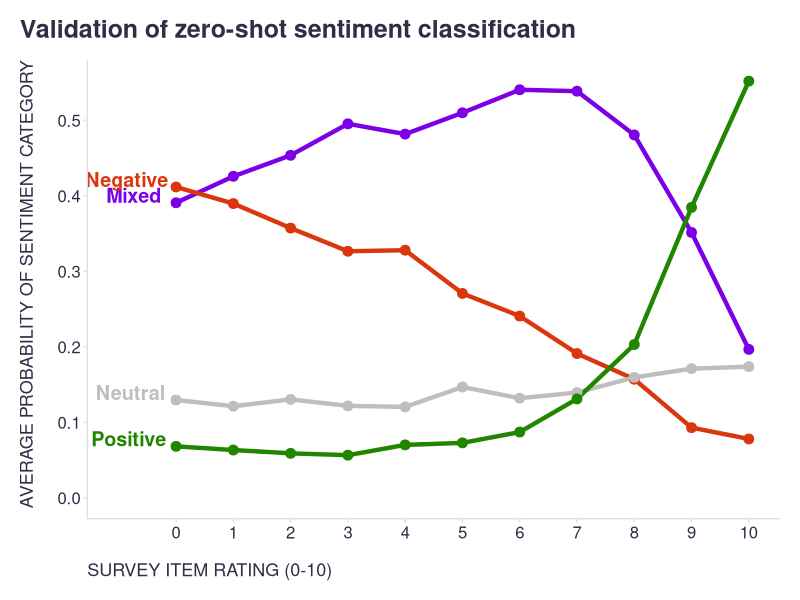

Here is the R script that generated this plot:
## ---- chunk 1

library(tidyverse)
library(readr)

mydata <- readr::read_csv("./mydata.csv")

label_data <- mydata %>% 
  dplyr::group_by(sentiment_category) %>% 
  dplyr::slice(1)

mydata %>% 
  ggplot2::ggplot(aes(x = Score, y = avg_sentiment_score, color = sentiment_category)) +
  ggplot2::geom_line(linewidth = 1.5) +
  ggplot2::geom_point(size = 3) +
  ggplot2::scale_y_continuous(limits = c(0,NA), breaks = seq(0,1,0.1)) +
  ggplot2::scale_x_continuous(limits = c(-1,10), breaks = seq(0,10,1)) +
  ggplot2::scale_color_manual(values = c("Mixed"="#7b00e7", "Negative"="#db370e", "Neutral"="grey", "Positive"="#208600")) +
  ggplot2::geom_text(data=label_data, aes(label=sentiment_category), nudge_x=-0.5, hjust=0.75, vjust = 0, size = 5, fontface = "bold") +
  ggplot2::labs(
    x = "SURVEY ITEM RATING (0-10)",
    y = "AVERAGE PROBABILITY OF SENTIMENT CATEGORY",
    title = "Validation of zero-shot sentiment classification",
    color = ""
  ) +
  ggplot2::theme(
    plot.title = element_text(color = '#2C2F46', face = "bold", size = 18, margin=margin(0,0,12,0)),
    plot.subtitle = element_text(color = '#2C2F46', face = "plain", size = 15, margin=margin(0,0,20,0)),
    plot.caption = element_text(color = '#2C2F46', face = "plain", size = 11, hjust = 0),
    axis.title.x.bottom = element_text(margin = margin(t = 15, r = 0, b = 0, l = 0), color = '#2C2F46', face = "plain", size = 13, lineheight = 16, hjust = 0),
    axis.title.y.left = element_text(margin = margin(t = 0, r = 15, b = 0, l = 0), color = '#2C2F46', face = "plain", size = 13, lineheight = 16, hjust = 1),
    axis.text = element_text(color = '#2C2F46', face = "plain", size = 12, lineheight = 16),
    axis.line = element_line(colour = "#E0E1E6"),
    axis.ticks = element_line(color = "#E0E1E6"),
    strip.text.x = element_text(size = 11, face = "plain"),
    legend.position= "none",
    legend.key = element_rect(fill = "white"),
    legend.key.width = unit(1.6, "line"),
    legend.margin = margin(0,0,0,0, unit="cm"),
    legend.text = element_text(color = '#2C2F46', face = "plain", size = 10, lineheight = 16),
    panel.background = element_blank(),
    panel.grid.major.y = element_blank(),
    panel.grid.major.x = element_blank(),
    panel.grid.minor = element_blank(),
    plot.margin=unit(c(5,5,5,5),"mm"), 
    plot.title.position = "plot",
    plot.caption.position =  "plot"
  )

